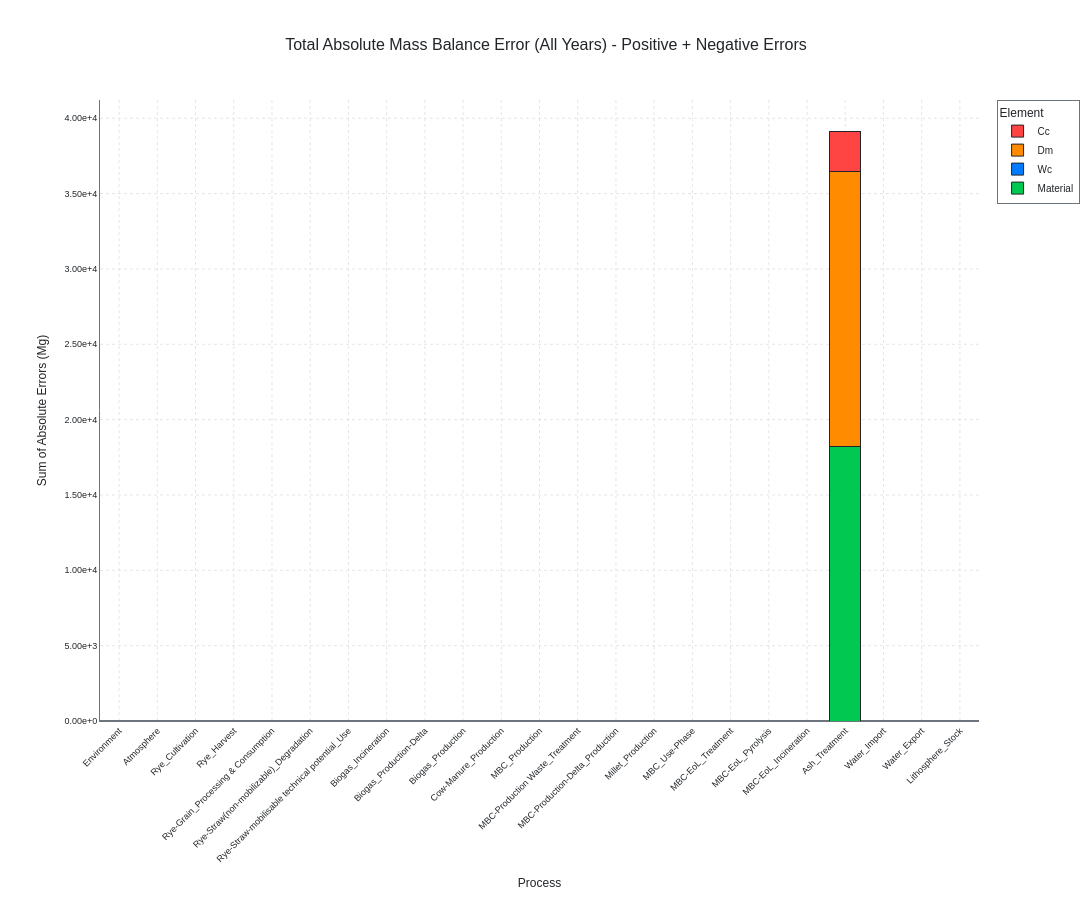

Here is the notebook cell this chart was saved with:
### Markdown cell above
## 2.2 Mass Balance Validation

### Code cell
print("\n" + "="*60)
print("⚖️ MASS BALANCE VERIFICATION (BASELINE)")
print("="*60)
plotting.plot_total_mass_balance_error(mfa_results_baseline)
plotting.plot_optimized_mass_balance_error(mfa_results_baseline)

### Figure 1 — Plotly figure (JSON) as saved in the notebook; plotly's stock layout.template omitted (floating-point values rounded to 4 significant figures)
{"data": [{"hovertemplate": "<b>%{x}</b><br>Material: %{y:.2e} Mg<extra></extra>", "marker": {"color": "#00C851", "line": {"color": "#212529", "width": 1}}, "name": "Material", "type": "bar", "x": ["Environment", "Atmosphere", "Rye_Cultivation", "Rye_Harvest", "Rye-Grain_Processing & Consumption", "Rye-Straw(non-mobilizable)_Degradation", "Rye-Straw-mobilisable technical potential_Use", "Biogas_Incineration", "Biogas_Production-Delta", "Biogas_Production", "Cow-Manure_Production", "MBC_Production", "MBC-Production Waste_Treatment", "MBC-Production-Delta_Production", "Millet_Production", "MBC_Use-Phase", "MBC-EoL_Treatment", "MBC-EoL_Pyrolysis", "MBC-EoL_Incineration", "Ash_Treatment", "Water_Import", "Water_Export", "Lithosphere_Stock"], "y": [0, 0, 0, 4.54e-09, 9.604e-10, 0, 1.382e-10, 4.547e-11, 1.819e-12, 2.183e-10, 9.095e-11, 2.11e-10, 1.364e-11, 9.095e-13, 1.251e-12, 0, 4.729e-11, 9.55e-12, 3.092e-11, 18250.0, 0, 0, 0]}, {"hovertemplate": "<b>%{x}</b><br>Wc: %{y:.2e} Mg<extra></extra>", "marker": {"color": "#007BFF", "line": {"color": "#212529", "width": 1}}, "name": "Wc", "type": "bar", "x": ["Environment", "Atmosphere", "Rye_Cultivation", "Rye_Harvest", "Rye-Grain_Processing & Consumption", "Rye-Straw(non-mobilizable)_Degradation", "Rye-Straw-mobilisable technical potential_Use", "Biogas_Incineration", "Biogas_Production-Delta", "Biogas_Production", "Cow-Manure_Production", "MBC_Production", "MBC-Production Waste_Treatment", "MBC-Production-Delta_Production", "Millet_Production", "MBC_Use-Phase", "MBC-EoL_Treatment", "MBC-EoL_Pyrolysis", "MBC-EoL_Incineration", "Ash_Treatment", "Water_Import", "Water_Export", "Lithosphere_Stock"], "y": [0, 0, 8.731e-11, 6.839e-10, 0, 0, 0, 0, 0, 0, 0, 0, 0, 0, 0, 0, 4.366e-11, 0, 0, 0, 0, 0, 0]}, {"hovertemplate": "<b>%{x}</b><br>Dm: %{y:.2e} Mg<extra></extra>", "marker": {"color": "#FF8C00", "line": {"color": "#212529", "width": 1}}, "name": "Dm", "type": "bar", "x": ["Environment", "Atmosphere", "Rye_Cultivation", "Rye_Harvest", "Rye-Grain_Processing & Consumption", "Rye-Straw(non-mobilizable)_Degradation", "Rye-Straw-mobilisable technical potential_Use", "Biogas_Incineration", "Biogas_Production-Delta", "Biogas_Production", "Cow-Manure_Production", "MBC_Production", "MBC-Production Waste_Treatment", "MBC-Production-Delta_Production", "Millet_Production", "MBC_Use-Phase", "MBC-EoL_Treatment", "MBC-EoL_Pyrolysis", "MBC-EoL_Incineration", "Ash_Treatment", "Water_Import", "Water_Export", "Lithosphere_Stock"], "y": [0, 0, 0, 3.26e-09, 0, 0, 0, 4.547e-11, 1.819e-12, 1.346e-10, 0, 6.548e-11, 4.547e-13, 9.095e-13, 0, 0, 1.91e-11, 2.274e-12, 9.095e-12, 18250.0, 0, 0, 0]}, {"hovertemplate": "<b>%{x}</b><br>Cc: %{y:.2e} Mg<extra></extra>", "marker": {"color": "#FF4444", "line": {"color": "#212529", "width": 1}}, "name": "Cc", "type": "bar", "x": ["Environment", "Atmosphere", "Rye_Cultivation", "Rye_Harvest", "Rye-Grain_Processing & Consumption", "Rye-Straw(non-mobilizable)_Degradation", "Rye-Straw-mobilisable technical potential_Use", "Biogas_Incineration", "Biogas_Production-Delta", "Biogas_Production", "Cow-Manure_Production", "MBC_Production", "MBC-Production Waste_Treatment", "MBC-Production-Delta_Production", "Millet_Production", "MBC_Use-Phase", "MBC-EoL_Treatment", "MBC-EoL_Pyrolysis", "MBC-EoL_Incineration", "Ash_Treatment", "Water_Import", "Water_Export", "Lithosphere_Stock"], "y": [0, 0, 0, 1.659e-09, 0, 0, 0, 0, 0, 1.473e-10, 0, 4.184e-11, 0, 0, 0, 0, 1.046e-11, 1.563e-12, 9.095e-13, 2658.0, 0, 0, 0]}], "layout": {"barmode": "stack", "font": {"color": "#212529", "family": "Arial, sans-serif", "size": 10}, "height": 900, "legend": {"bgcolor": "rgba(255,255,255,0.8)", "bordercolor": "#6C757D", "borderwidth": 1, "font": {"color": "#212529", "family": "Arial, sans-serif", "size": 10}, "title": {"text": "Element"}}, "margin": {"b": 100, "l": 100, "r": 50, "t": 100}, "paper_bgcolor": "#FFFFFF", "plot_bgcolor": "#FFFFFF", "title": {"font": {"color": "#212529", "family": "Arial, sans-serif", "size": 16}, "text": "Total Absolute Mass Balance Error (All Years) - Positive + Negative Errors", "x": 0.5, "xanchor": "center"}, "width": 1200, "xaxis": {"gridcolor": "#E5E5E5", "griddash": "dot", "gridwidth": 1, "linecolor": "#6C757D", "linewidth": 1, "tickangle": -45, "tickfont": {"color": "#212529", "family": "Arial, sans-serif", "size": 9}, "title": {"font": {"color": "#212529", "family": "Arial, sans-serif", "size": 12}, "text": "Process"}, "zeroline": true, "zerolinecolor": "#6C757D"}, "yaxis": {"gridcolor": "#E5E5E5", "griddash": "dot", "gridwidth": 1, "linecolor": "#6C757D", "linewidth": 1, "rangemode": "tozero", "tickfont": {"color": "#212529", "family": "Arial, sans-serif", "size": 9}, "tickformat": ".2e", "title": {"font": {"color": "#212529", "family": "Arial, sans-serif", "size": 12}, "text": "Sum of Absolute Errors (Mg)"}, "zeroline": true, "zerolinecolor": "#6C757D"}}}
